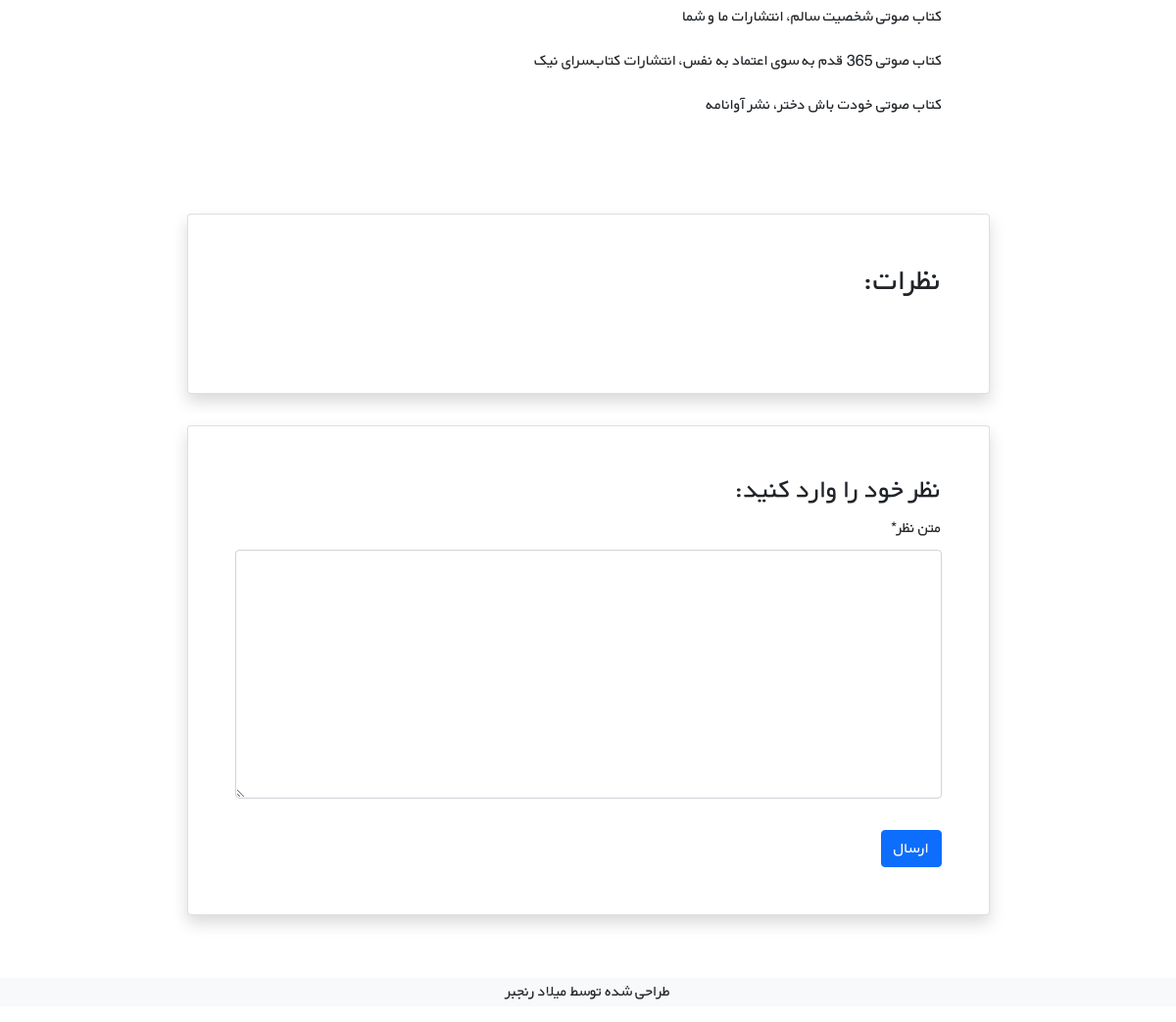
The page /books/7/ (signed in, lower part) on the database as committed earlier.
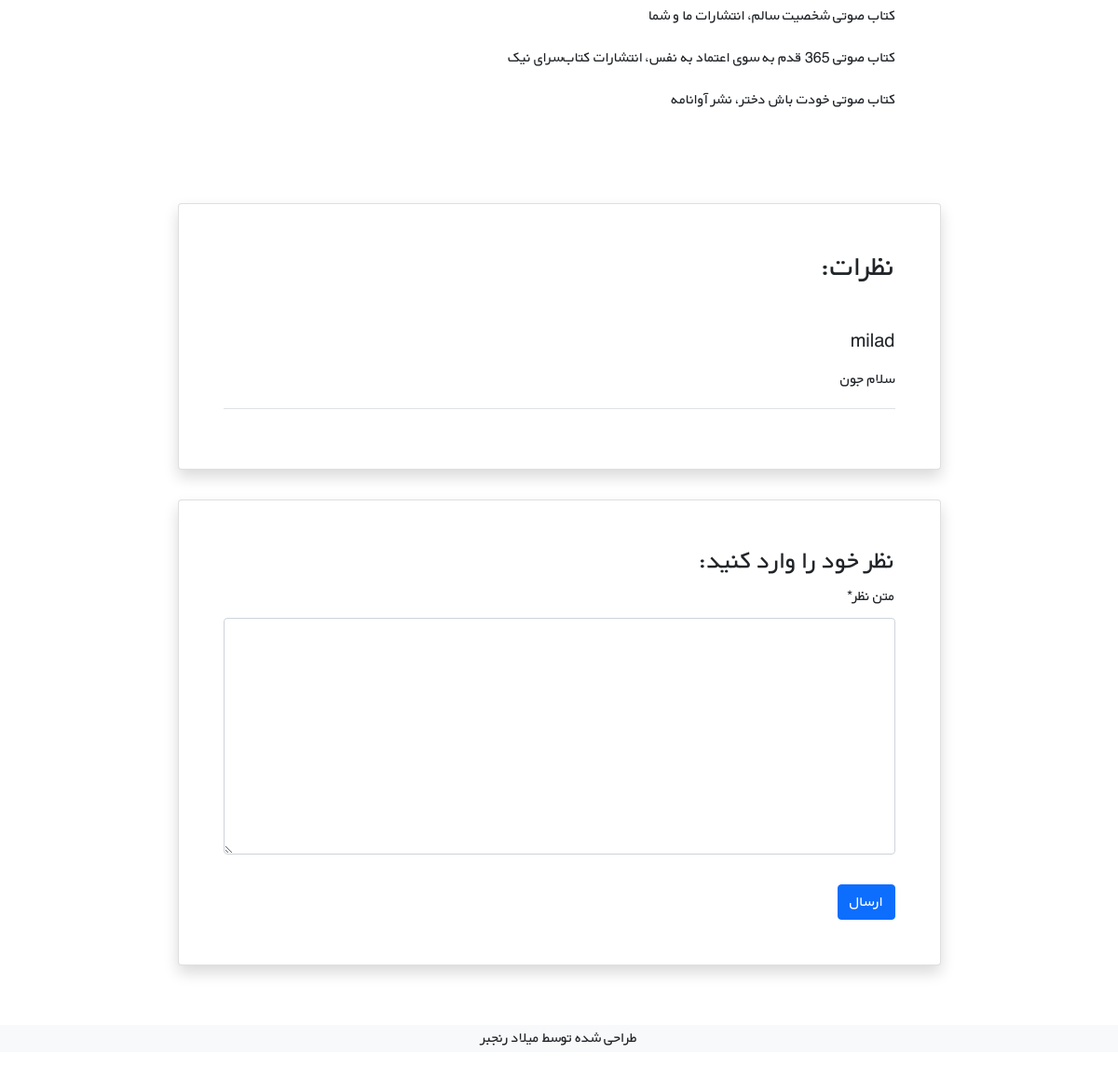
The same page on the database as committed later.
### books/models.py (models this page shows, shortened)
class Comment(models.Model):
    user = models.ForeignKey(get_user_model(), on_delete=models.CASCADE, verbose_name='نام کاربری')
    book = models.ForeignKey(Book, on_delete=models.CASCADE, verbose_name='نام کتاب', related_name='comments')
    text = models.TextField(verbose_name='متن نظر')
    datetime_created = models.DateTimeField(auto_now_add=True, verbose_name='تاریخ ثبت نظر')
    is_active = models.BooleanField(default=True, verbose_name='غیرفعال یا فعال بودن نظر')

### accounts/models.py (models this page shows)
class CustomUser(AbstractUser):
    age = models.PositiveIntegerField(null=True, blank=True)

### books/views.py (the view)
# urls.py: path('<int:pk>/', book_detail, name='book_detail'),
@login_required
def book_detail(request, pk):
    book = get_object_or_404(Book, pk=pk)
    comments = book.comments.all()
    if request.method == 'POST':
        comment_form = commentForm(request.POST)
        if comment_form.is_valid():
            new_comment = comment_form.save(commit=False)
            new_comment.book = book
            new_comment.user = request.user
            new_comment.save()
            comment_form = commentForm()
    else:
        comment_form = commentForm()
    context = {
        'book' : book,
        'comments' : comments,
        'comment_form' : comment_form,
    }
    return render(request, 'books/book_detail.html', context)

### books/forms.py
class commentForm(forms.ModelForm):
    class Meta:
        model = Comment
        fields = ['text']

### books/templates/books/book_detail.html (shortened to what this page needs)
{% extends 'base.html' %}
{% load crispy_forms_tags %}
{% block content %}
    <div class="container mt-5" dir="rtl">
        <div class="">
            <div class="">
                <div class="d-flex justify-content-center">
                    <div class="my-3 p-5 w-sm-75 w-100">
                        {{ book.content|linebreaks }}
                    </div>
                </div>
                <div class="d-flex justify-content-center">
                    <div class="card shadow my-3 p-5 w-sm-75 w-100">
                        <h2 class="mb-5">نظرات:</h2>
                        {% for comment in comments %}
                            {% if comment.is_active %}
                                <div class="border-bottom mb-3">
                                    <h5 class="mb-3">{{ comment.user.username }}</h5>
                                    <p>{{ comment.text|linebreaks }}</p>
                                </div>
                            {% endif %}
                        {% endfor %}
                    </div>
                </div>
                <div class="d-flex justify-content-center">
                    <div class="card shadow my-3 p-5 w-sm-75 w-100">
                        <h3>نظر خود را وارد کنید:</h3>
                        <form method="POST">
                            {{ comment_form|crispy }}
                            <button type="submit" class="btn btn-primary mt-3">ارسال</button>
                        </form>
                    </div>
                </div>
            </div>
        </div>
    </div>
{% endblock %}

Rows that differ between the two databases and show on the page:
added Comment: user.username "milad", text "سلام جون"
